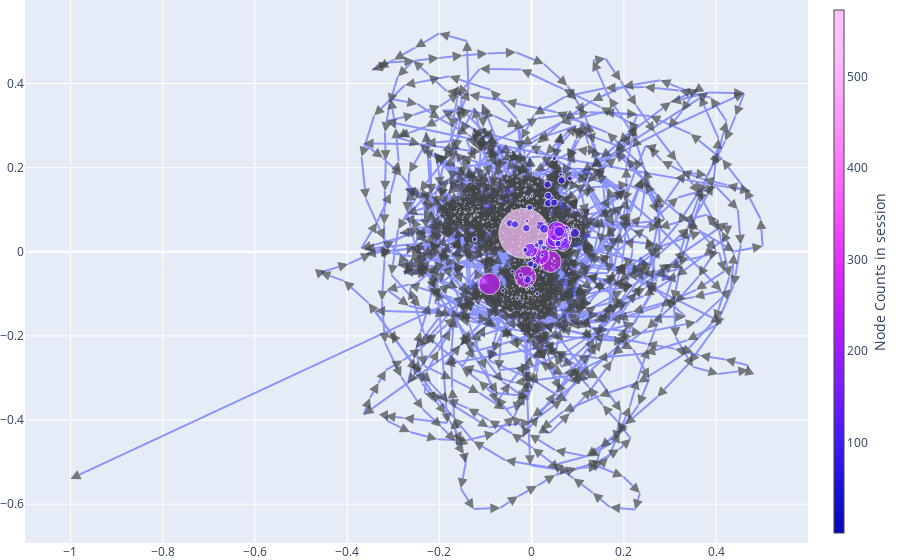

Notebook cell for this chart:
### Code cell
plotly_digraph(G, label='y', topic_dict=topic_dict)

### Figure 1 — Plotly figure (JSON) as saved in the notebook; plotly's stock layout.template omitted (floating-point values rounded to 4 significant figures; data arrays with more than 128 entries replaced by an {"elided": "..."} marker saying what was removed)
{"data": [{"hoverinfo": "none", "marker": {"angleref": "previous", "color": {"elided": "5226 int values"}, "colorscale": [[0, "#0508b8"], [0.08333, "#1910d8"], [0.1667, "#3c19f0"], [0.25, "#6b1cfb"], [0.3333, "#981cfd"], [0.4167, "#bf1cfd"], [0.5, "#dd2bfd"], [0.5833, "#f246fe"], [0.6667, "#fc67fd"], [0.75, "#fe88fc"], [0.8333, "#fea5fd"], [0.9167, "#febefe"], [1, "#fec3fe"]], "opacity": 0.7, "size": 10, "symbol": "arrow-bar-up"}, "mode": "lines+markers", "opacity": 0.7, "type": "scatter", "x": {"elided": "15300 float values"}, "y": {"elided": "15300 float values"}}, {"customdata": {"elided": "1553x2 str values"}, "hovertemplate": "<b>Topic: %{text} </b><br><b>Name:</b> %{customdata[0]} <br><b>Count:</b> %{customdata[1]} <br>", "marker": {"color": {"elided": "1553 int values"}, "colorbar": {"thickness": 10, "title": {"side": "right", "text": "Node Counts in session"}, "xanchor": "left"}, "colorscale": [[0, "#0508b8"], [0.08333, "#1910d8"], [0.1667, "#3c19f0"], [0.25, "#6b1cfb"], [0.3333, "#981cfd"], [0.4167, "#bf1cfd"], [0.5, "#dd2bfd"], [0.5833, "#f246fe"], [0.6667, "#fc67fd"], [0.75, "#fe88fc"], [0.8333, "#fea5fd"], [0.9167, "#febefe"], [1, "#fec3fe"]], "size": {"elided": "1553 float values"}, "symbol": "circle"}, "mode": "markers", "text": {"elided": "1553 str values"}, "type": "scatter", "x": {"elided": "1553 float values"}, "y": {"elided": "1553 float values"}}], "layout": {"margin": {"b": 0, "l": 0, "r": 0, "t": 0}, "showlegend": false}}
